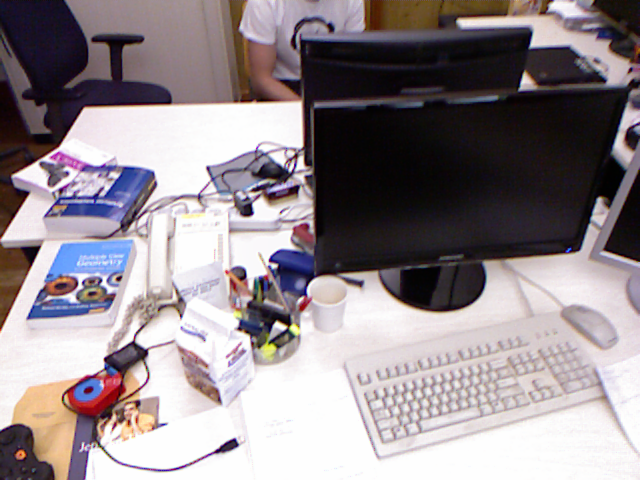
#> input picture rgb/1305031102.275326.png, 640 x 480 px
$ python doAlignment.py
#> lines starting #> are read from the running program, lines starting #| are printed output that depends on the picture
### downscale.py
import numpy as np
import matplotlib.image as mpimg

from matplotlib import pyplot as plt

def downscale(I, D, K, level):
    """
    Recursively downscale intensity image, depth map, and camera intrinsics.

    Parameters
    ----------
    I : np.ndarray
        Intensity image (H x W)
    D : np.ndarray
        Depth map (H x W)
    K : np.ndarray
        Camera intrinsics (3 x 3)
    level : int
        Pyramid level (1 = coarsest / stop)

    Returns
    -------
    Id, Dd, Kd : downscaled I, D, K
    """

    # Base case: stop when level==1
    if level <= 1:
        #coarsest pyramid level
        return I, D, K

    # --- Downscale camera intrinsics ---
    # formular from slide 13
    Kd = K.copy()
    Kd[0, 0] *= 0.5   # fx/2
    Kd[1, 1] *= 0.5   # fy/2
    Kd[0, 2] = 0.5 * (Kd[0, 2]+0.5) - 0.5   # 0.5*(cx+0.5)-0.5
    Kd[1, 2] = 0.5 * (Kd[1, 2]+0.5) - 0.5   # 0.5*(cy+0.5)-0.5

    # --- Downscale intensity image (bilinear) ---
    H,W = I.shape[0], I.shape[1] # resolution of the input image
    # New resolution
    H2 = H // 2
    W2 = W // 2

    # Initialize downscaled intensity image
    Id = np.zeros((H2, W2), dtype=I.dtype)
    # Vectorize from equation (1)
    Id = 0.25 * (
        I[0:H:2, 0:W:2] + # I[0:H:2, 1:W:2]
        I[1:H:2, 0:W:2] +
        I[0:H:2, 1:W:2] +
        I[1:H:2, 1:W:2]
    )

    # --- Downscale depth image
    # initialize downscaled depth image
    Dd = np.zeros((H2, W2), dtype=D.dtype)

    # Extract 2×2 blocks, this is O(x,y) set
    d00 = D[0:H:2, 0:W:2]
    d10 = D[1:H:2, 0:W:2]
    d01 = D[0:H:2, 1:W:2]
    d11 = D[1:H:2, 1:W:2]

    # Stack into (H2, W2, 4), then each pixel has 4 depth values
    blocks = np.stack([d00, d10, d01, d11], axis=-1)

    # Valid depth mask (non-zero) (H2, W2, 4) shape
    valid_mask = blocks != 0 # check which pixel has valid depth, returns boolean (0/1) array

    # Sum of valid depth values
    valid_sum = np.sum(blocks * valid_mask, axis=-1)

    # Count of valid values (H2, W2) shape
    valid_count = np.sum(valid_mask, axis=-1)

    # Avoid division by zero → depth stays 0
    nonzero = valid_count > 0

    # Take average of valid depth values as in equation (2)
    Dd[nonzero] = valid_sum[nonzero] / valid_count[nonzero]


    # --- Recursive call ---
    return downscale(Id, Dd, Kd, level - 1)

# [71 lines left out: function test, not called in this run]

# [2 lines that do not run on import are left out]

### deriveErrAnalytic.py
import numpy as np
from scipy.ndimage import map_coordinates
from calcErr import se3Exp


def deriveErrAnalytic(IRef, DRef, I, xi, K):
    """
    Analytic Jacobian of photometric error
    """

    # --- SE(3)
    T = se3Exp(xi.flatten())
    R = T[:3, :3]
    t = T[:3, 3]

    fx, fy = K[0, 0], K[1, 1]
    cx, cy = K[0, 2], K[1, 2]
    Kinv = np.linalg.inv(K)

    H, W = IRef.shape # resolution of the reference image
    N = H * W # number of pixels

    # --- warped pixel coordinates
    xImg = np.full((H, W), -10.0)
    yImg = np.full((H, W), -10.0)

    # --- warped 3D points
    xp = np.full((H, W), np.nan)
    yp = np.full((H, W), np.nan)
    zp = np.full((H, W), np.nan)

    # =========================
    # Warp pixels
    # =========================
    for x in range(W):
        for y in range(H):

            d = DRef[y, x] # depth value on depth image
            if d == 0:
                continue

            # backproject
            p = d * (Kinv @ np.array([x, y, 1.0]))

            # transform
            Pw = R @ p + t
            Xp, Yp, Zp = Pw

            if Zp <= 0:
                continue

            # project
            u = fx * Xp / Zp + cx
            v = fy * Yp / Zp + cy

            xImg[y, x] = u
            yImg[y, x] = v

            xp[y, x] = Xp
            yp[y, x] = Yp
            zp[y, x] = Zp

    # =========================
    # Image gradients (central differences)
    # =========================
    dxI = np.zeros_like(I)
    dyI = np.zeros_like(I)

    dxI[:, 1:-1] = 0.5 * (I[:, 2:] - I[:, :-2]) # exclude 1st and last column
    dyI[1:-1, :] = 0.5 * (I[2:, :] - I[:-2, :]) # exclude 1st and last row

    # =========================
    # Interpolate gradients
    # =========================
    coords = np.vstack([yImg.ravel(), xImg.ravel()])

    dxInterp = fx * map_coordinates(dxI, coords, order=1, mode="nearest")
    dyInterp = fy * map_coordinates(dyI, coords, order=1, mode="nearest")

    # =========================
    # Flatten warped 3D points
    # =========================
    xp = xp.ravel()
    yp = yp.ravel()
    zp = zp.ravel()

    # =========================
    # Analytic Jacobian (Kerl Eq. 4.14)
    # =========================
    Jac = np.zeros((N, 6))

    inv_z = 1.0 / zp
    inv_z2 = inv_z ** 2

    Jac[:, 0] = dxInterp * inv_z
    Jac[:, 1] = dyInterp * inv_z
    Jac[:, 2] = -(dxInterp * xp + dyInterp * yp) * inv_z2

    Jac[:, 3] = -(dxInterp * xp * yp) * inv_z2 - dyInterp * (1 + (yp * inv_z) ** 2)
    Jac[:, 4] = dxInterp * (1 + (xp * inv_z) ** 2) + dyInterp * xp * yp * inv_z2
    Jac[:, 5] = -(dxInterp * yp - dyInterp * xp) * inv_z

    # Invert Jacobian sign
    Jac = -Jac

    # =========================
    # Residual
    # =========================
    Iwarp = map_coordinates(I, coords, order=1, mode="nearest")
    residual = (IRef.ravel() - Iwarp).reshape(-1, 1)

    return Jac, residual

### calcErr.py
import numpy as np
from scipy.ndimage import map_coordinates
from scipy.linalg import expm
import cv2

def se3Exp(twist):
    M = np.array([[0, -twist[5].item(), twist[4].item(), twist[0].item()],
                  [twist[5].item(), 0, -twist[3].item(), twist[1].item()],
                  [-twist[4].item(), twist[3].item(), 0, twist[2].item()],
                  [0, 0, 0, 0]])
    return expm(M)

# [68 lines left out: functions calcErr, test, not called in this run]

# [2 lines that do not run on import are left out]


### deriveErrNumeric.py
from calcErr import calcErr, se3Exp
import numpy as np
import numpy as np
from scipy.linalg import logm
import cv2

def se3Log(T):
    lg = logm(T)
    twist = np.array([
        lg[0, 3],  # tx
        lg[1, 3],  # ty
        lg[2, 3],  # tz
        lg[2, 1],  # wx
        lg[0, 2],  # wy
        lg[1, 0]   # wz
    ])
    return twist

# [51 lines left out: functions deriveErrNumeric, test, not called in this run]

# [2 lines that do not run on import are left out]

### doAlignment.py
# % Direct Image Alignment
# % Multiple View Geometry Exercise 8
# % Jakob Engel, Robert Maier

# % select dataset
# dataset = 1;
# % 1 = fr1/xyz:
# % expected result approximately  -0.0018    0.0065    0.0369   -0.0287   -0.0184   -0.0004
# % 2 = fr3/long_office_household:
# % expected result approximately  0.2979   -0.0106    0.0452   -0.0041   -0.0993   -0.0421

# % use numeric/analytic derivatives (true=numeric, false=analytic)
import numpy as np
import cv2
import matplotlib.pyplot as plt
from downscale import downscale
from deriveErrNumeric import deriveErrNumeric
from deriveErrAnalytic import deriveErrAnalytic
from calcErr import se3Exp

from deriveErrNumeric import se3Log
# -----------------------------
# Direct Image Alignment
# Multiple View Geometry – Exercise 8
# Jakob Engel, Robert Maier
# -----------------------------

# select dataset
dataset = 1
# 1 = fr1/xyz
# expected result approx:
# [-0.0018, 0.0065, 0.0369, -0.0287, -0.0184, -0.0004]
#
# 2 = fr3/long_office_household
# expected result approx:
# [0.2979, -0.0106, 0.0452, -0.0041, -0.0993, -0.0421]

# use numeric/analytic derivatives
useNumeric = False  # true=numeric, false=analytic

# -----------------------------
# Load dataset
# -----------------------------
if dataset == 1:
    K = np.array([
        [517.3, 0.0, 318.6],
        [0.0, 516.5, 255.3],
        [0.0, 0.0, 1.0]
    ])

    c1 = cv2.imread("rgb/1305031102.275326.png", cv2.IMREAD_GRAYSCALE).astype(float)
#> c1: shape (480, 640) float64; min 1, max 254, mean 140.7
    c2 = cv2.imread("rgb/1305031102.175304.png", cv2.IMREAD_GRAYSCALE).astype(float)
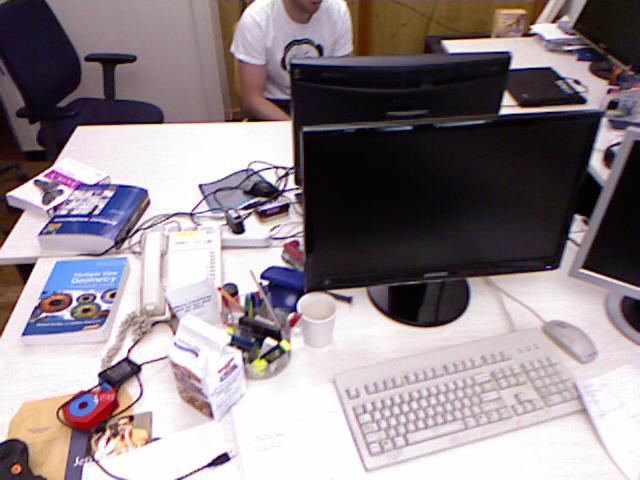
#> input picture rgb/1305031102.175304.png, 640 x 480 px
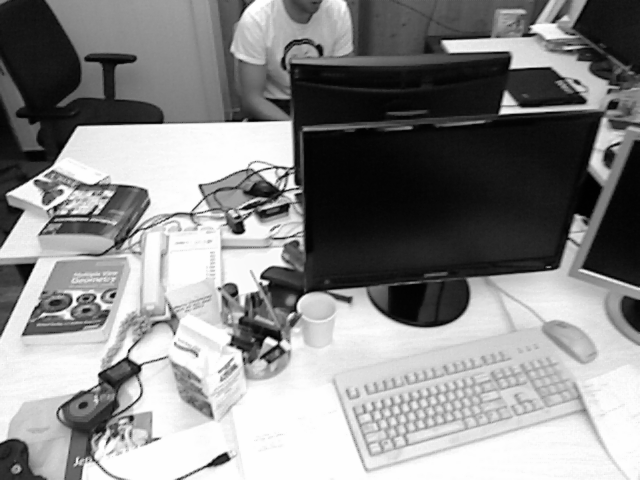
#> c2: shape (480, 640) float64; min 1, max 254, mean 137.6

    d1 = cv2.imread("depth/1305031102.262886.png", cv2.IMREAD_UNCHANGED).astype(float) / 5000.0
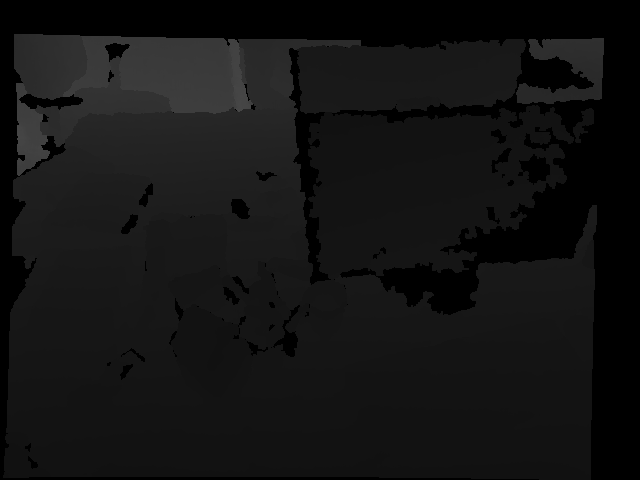
#> input picture depth/1305031102.262886.png, 640 x 480 px
#> d1: shape (480, 640) float64; min 0, max 3.6, mean 1
    d2 = cv2.imread("depth/1305031102.160407.png", cv2.IMREAD_UNCHANGED).astype(float) / 5000.0
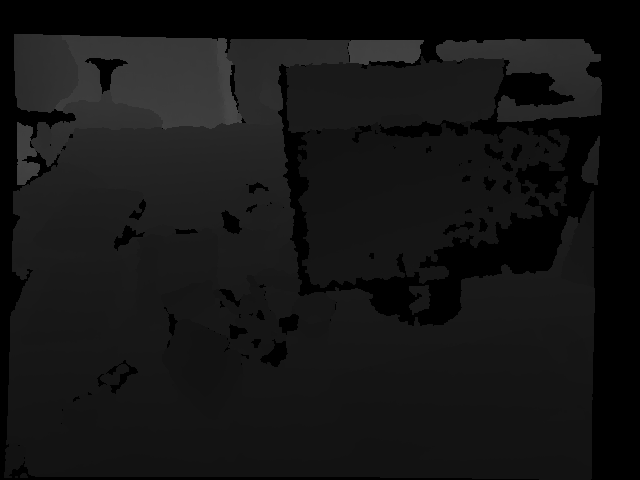
#> input picture depth/1305031102.160407.png, 640 x 480 px
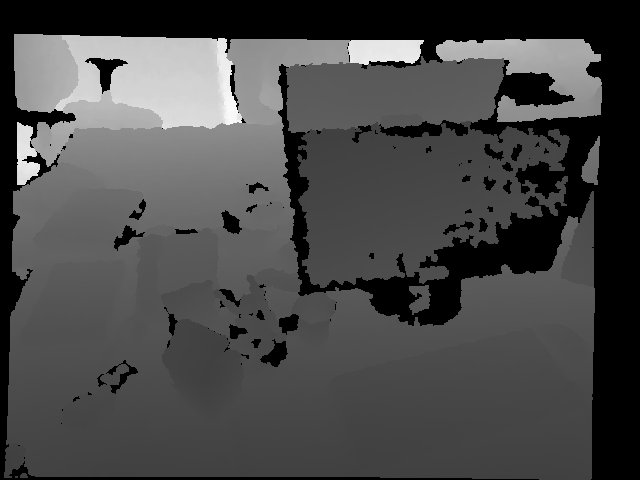
#> d2: shape (480, 640) float64; min 0, max 3.72, mean 1.07; drawn with min black and max white

else:
    K = np.array([
        [535.4, 0.0, 320.1],
        [0.0, 539.2, 247.6],
        [0.0, 0.0, 1.0]
    ])

    c1 = cv2.imread("rgb/1341847980.722988.png", cv2.IMREAD_GRAYSCALE).astype(float)
    c2 = cv2.imread("rgb/1341847982.998783.png", cv2.IMREAD_GRAYSCALE).astype(float)

    d1 = cv2.imread("depth/1341847980.723020.png", cv2.IMREAD_UNCHANGED).astype(float) / 5000.0
    d2 = cv2.imread("depth/1341847982.998830.png", cv2.IMREAD_UNCHANGED).astype(float) / 5000.0


# -----------------------------
# Initialization
# -----------------------------
xi = np.zeros((6, 1))   # column vector like MATLAB

# -----------------------------
# Pyramid levels
# -----------------------------
for lvl in range(5, 0, -1):
    print("Level:", lvl)

    # Downscale reference frame
    IRef, DRef, Klvl = downscale(c1, d1, K, lvl)

    # Downscale target frame
    I, D, _ = downscale(c2, d2, K, lvl)

    errLast = 1e10

    for i in range(20):

        # -----------------------------
        # Compute Jacobian and residual
        # -----------------------------
        if useNumeric:
            Jac, residual = deriveErrNumeric(IRef, DRef, I, xi, Klvl)
        else:
            Jac, residual = deriveErrAnalytic(IRef, DRef, I, xi, Klvl)

        # -----------------------------
        # Remove invalid rows (NaN)
        # -----------------------------
        notValid = np.isnan(np.sum(Jac, axis=1))
        residual[notValid] = 0
        Jac[notValid, :] = 0

        # -----------------------------
        # Gauss–Newton step
        # -----------------------------
        H = Jac.T @ Jac
        b = Jac.T @ residual
        delta_xi = -np.linalg.solve(H, b)

        # -----------------------------
        # delta_xiate pose
        # xi = se3Log( se3Exp(delta_xi) * se3Exp(xi) )
        # -----------------------------
        lastXi = xi.copy()
        xi = se3Log(se3Exp(delta_xi.flatten()) @ se3Exp(xi.flatten())).reshape(6, 1)

        print("xi =", xi.ravel())

        # -----------------------------
        # Compute mean error
        # -----------------------------
        err = np.mean(residual * residual)
        print("error =", err)

        plt.pause(0.1)

        # -----------------------------
        # Early stopping
        # -----------------------------
        if err / errLast > 0.995:
            break

        errLast = err
#> this loop made 5 passes
#> Klvl on passes 2 to 3: [[64.66, 0, 39.39], [0, 64.56, 31.48], [0, 0, 1]], [[129.3, 0, 79.28], [0, 129.1, 63.45], [0, 0, 1]]
#> Klvl on pass 1: [[32.33, 0, 19.44], [0, 32.28, 15.49], [0, 0, 1]]
#> pass 1, in downscale, `Id = 0.25 * ( I[0:H:2, 0:W:2] +`:
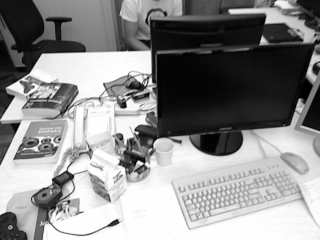
#> Id: shape (240, 320) float64; min 1, max 254, mean 140.7
#> pass 1, in downscale, `d00 = D[0:H:2, 0:W:2]`:
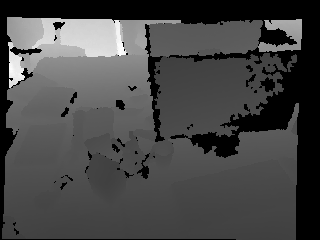
#> d00: shape (240, 320) float64; min 0, max 3.6, mean 1; drawn with min black and max white
#> after the loop, xi = [-0.00202, 0.00576, 0.0375, -0.0292, -0.0183, -0.00086]
